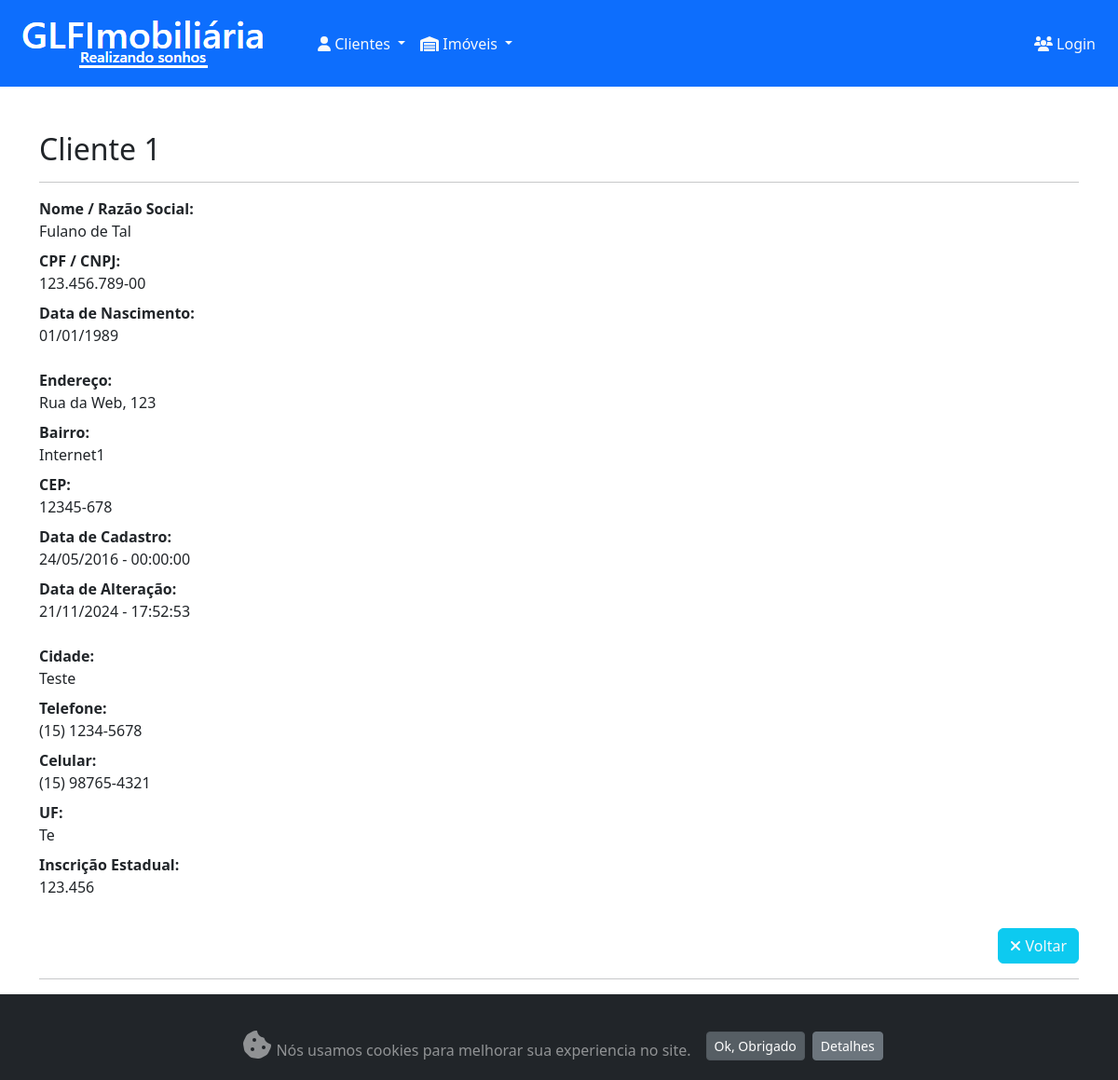
/customers/view.php?id=1, run on the app's committed database.
### tables this page shows
CREATE TABLE `customers` (
  `id` int(11) NOT NULL,
  `name` varchar(255) NOT NULL,
  `cpf_cnpj` varchar(15) NOT NULL,
  `birthdate` datetime NOT NULL,
  `address` varchar(255) NOT NULL,
  `hood` varchar(100) NOT NULL,
  `zip_code` varchar(8) NOT NULL,
  `city` varchar(100) NOT NULL,
  `state` varchar(2) NOT NULL,
  `phone` varchar(13) NOT NULL,
  `mobile` varchar(13) NOT NULL,
  `ie` varchar(15) NOT NULL,
  `created` datetime NOT NULL,
  `modified` datetime NOT NULL
);

### inc/database.php (called while the page is built, shortened)
<?php
    function open_database() {
        try {
            $dsn = "mysql:host=" . DB_HOST . ";dbname=" . DB_NAME . ";charset=utf8";
            $conn = new PDO($dsn, DB_USER, DB_PASSWORD);
            $conn->setAttribute(PDO::ATTR_ERRMODE, PDO::ERRMODE_EXCEPTION);
            return $conn;
        } catch (PDOException $e) {
            throw new Exception("Erro na conexão com o banco de dados: " . $e->getMessage());
        }
    }
    function find($table = null, $id = null) {
        $database = open_database();
        $found = null;
        try {
            if ($id) {
                $sql = "SELECT * FROM " . $table . " WHERE id = :id";
                $stmt = $database->prepare($sql);
                $stmt->bindParam(':id', $id, PDO::PARAM_INT);
                $stmt->execute();
                $found = $stmt->fetch(PDO::FETCH_ASSOC);
            } else {
                $sql = "SELECT * FROM " . $table;
                $stmt = $database->prepare($sql);
                $stmt->execute();
                $found = $stmt->fetchAll(PDO::FETCH_ASSOC);
            }
        } catch (Exception $e) {
            $_SESSION['message'] = $e->getMessage();
            $_SESSION['type'] = 'danger';
        }
        return $found;
    }
    function telefone($dado) {
        return "(" . substr($dado, 0, 2) . ") " . substr($dado, 2, 5) . "-" .  substr($dado, 7, 4);
    }
    function formatadata($data, $formato) {
        $dt = new DateTime($data, new DateTimeZone("America/Sao_Paulo"));
        return $dt->format($formato);
    }
    function cep($cepdado) {
        return substr($cepdado, 0, 5) . "-" . substr($cepdado, 5, 3);
    }
?>

### customers/functions.php (called while the page is built, shortened)
<?php
	function view($id = null) {
		$customer = find("customers", $id);
	}
?>

### customers/view.php (the view, shortened to what this page needs)
<?php
    include("functions.php");
    view($_GET['id']);
?>
<h2 class="mt-5">Cliente <?php echo $customer['id']; ?></h2>
<hr>
<dl class="row">
    <dt>Nome / Razão Social:</dt>
    <dd><?php echo $customer['name']; ?></dd>
    <dt>CPF / CNPJ:</dt>
    <dd><?php echo $customer['cpf_cnpj']; ?></dd>
    <dt>Data de Nascimento:</dt>
    <dd><?php echo formatadata($customer['birthdate'], "d/m/Y"); ?></dd>
</dl>
<dl class="row">
    <dt>Endereço:</dt>
    <dd><?php echo $customer['address']; ?></dd>
    <dt>Bairro:</dt>
    <dd><?php echo $customer['hood']; ?></dd>
    <dt>CEP:</dt>
    <dd><?php echo cep($customer['zip_code']); ?></dd>
    <dt>Data de Cadastro:</dt>
    <dd><?php echo formatadata($customer['created'], "d/m/Y - H:i:s"); ?></dd>
    <dt>Data de Alteração:</dt>
    <dd><?php echo formatadata($customer['modified'], "d/m/Y - H:i:s"); ?></dd>
</dl>
<dl class="row">
    <dt>Cidade:</dt>
    <dd><?php echo $customer['city']; ?></dd>
    <dt>Telefone:</dt>
    <dd><?php echo telefone($customer['phone']); ?></dd>
    <dt>Celular:</dt>
    <dd><?php echo telefone($customer['mobile']); ?></dd>
    <dt>UF:</dt>
    <dd><?php echo $customer['state']; ?></dd>
    <dt>Inscrição Estadual:</dt>
    <dd><?php echo number_format($customer['ie'], 0, ",", "."); ?></dd>
</dl>
<div id="actions" class="row mt-4">
    <div class="col-md-12 text-end">
        <a href="index.php" class="btn btn-info text-light">
            <i class="fa-solid fa-xmark"></i> Voltar
        </a>
    </div>
</div>

### inc/header.php (style rules this page uses)
body { padding-top: 93px; padding-bottom: 20px; }

### data on the page
customers: id "1", name "Fulano de Tal", cpf_cnpj "123.456.789-00", birthdate "01/01/1989", address "Rua da Web, 123", hood "Internet1", zip_code "12345-678", created "24/05/2016 - 00:00:00", modified "21/11/2024 - 17:52:53", city "Teste", phone "(15) 1234-5678", mobile "(15) 98765-4321", state "Te", ie "123.456"
